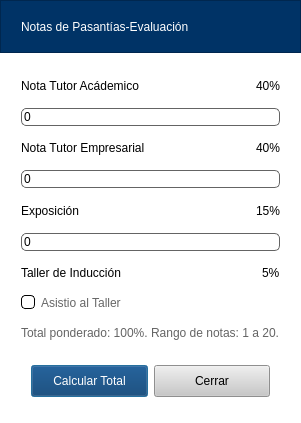
<?xml version="1.0" encoding="UTF-8"?>
<ui version="4.0">
 <class>Dialog</class>
 <widget class="QDialog" name="Dialog">
  <property name="geometry">
   <rect>
    <x>0</x>
    <y>0</y>
    <width>294</width>
    <height>423</height>
   </rect>
  </property>
  <property name="windowTitle">
   <string>Dialog</string>
  </property>
  <property name="styleSheet">
   <string notr="true">QWidget{
	color: rgb(0, 0, 0);

	font: 9pt &quot;Segoe UI&quot;;
}
QSpinBox{
border:1px solid rgb(100, 100, 100);
border-radius:5px;
padding:5x;
}

#Dialog{
	background-color: rgb(255, 255, 255);
	border-radius:8px;
}</string>
  </property>
  <layout class="QVBoxLayout" name="verticalLayout_3" stretch="1,7">
   <property name="spacing">
    <number>0</number>
   </property>
   <property name="leftMargin">
    <number>0</number>
   </property>
   <property name="topMargin">
    <number>0</number>
   </property>
   <property name="rightMargin">
    <number>0</number>
   </property>
   <property name="bottomMargin">
    <number>0</number>
   </property>
   <item>
    <widget class="QFrame" name="frame">
     <property name="styleSheet">
      <string notr="true">QFrame{
	background-color: rgb(0, 51, 102);
	
	font: 600 12pt &quot;Segoe UI&quot;;
	color: rgb(255, 255, 255);
}</string>
     </property>
     <property name="frameShape">
      <enum>QFrame::Shape::StyledPanel</enum>
     </property>
     <property name="frameShadow">
      <enum>QFrame::Shadow::Raised</enum>
     </property>
     <layout class="QVBoxLayout" name="verticalLayout">
      <property name="leftMargin">
       <number>20</number>
      </property>
      <item>
       <widget class="QLabel" name="label">
        <property name="text">
         <string>Notas de Pasantías-Evaluación</string>
        </property>
       </widget>
      </item>
     </layout>
    </widget>
   </item>
   <item>
    <widget class="QFrame" name="frame_2">
     <property name="styleSheet">
      <string notr="true">background-color: transparent;</string>
     </property>
     <property name="frameShape">
      <enum>QFrame::Shape::StyledPanel</enum>
     </property>
     <property name="frameShadow">
      <enum>QFrame::Shadow::Raised</enum>
     </property>
     <layout class="QVBoxLayout" name="verticalLayout_2">
      <property name="leftMargin">
       <number>20</number>
      </property>
      <property name="topMargin">
       <number>15</number>
      </property>
      <property name="rightMargin">
       <number>20</number>
      </property>
      <property name="bottomMargin">
       <number>15</number>
      </property>
      <item>
       <layout class="QHBoxLayout" name="horizontalLayout">
        <item>
         <widget class="QLabel" name="label_2">
          <property name="text">
           <string>Nota Tutor Acádemico</string>
          </property>
         </widget>
        </item>
        <item>
         <spacer name="horizontalSpacer">
          <property name="orientation">
           <enum>Qt::Orientation::Horizontal</enum>
          </property>
          <property name="sizeHint" stdset="0">
           <size>
            <width>40</width>
            <height>20</height>
           </size>
          </property>
         </spacer>
        </item>
        <item>
         <widget class="QLabel" name="label_4">
          <property name="text">
           <string>40%</string>
          </property>
         </widget>
        </item>
       </layout>
      </item>
      <item>
       <widget class="QSpinBox" name="spinTutorA"/>
      </item>
      <item>
       <layout class="QHBoxLayout" name="horizontalLayout_2">
        <item>
         <widget class="QLabel" name="label_3">
          <property name="text">
           <string>Nota Tutor Empresarial</string>
          </property>
         </widget>
        </item>
        <item>
         <spacer name="horizontalSpacer_2">
          <property name="orientation">
           <enum>Qt::Orientation::Horizontal</enum>
          </property>
          <property name="sizeHint" stdset="0">
           <size>
            <width>40</width>
            <height>20</height>
           </size>
          </property>
         </spacer>
        </item>
        <item>
         <widget class="QLabel" name="label_5">
          <property name="text">
           <string>40%</string>
          </property>
         </widget>
        </item>
       </layout>
      </item>
      <item>
       <widget class="QSpinBox" name="spinTutorE"/>
      </item>
      <item>
       <layout class="QHBoxLayout" name="horizontalLayout_3">
        <item>
         <widget class="QLabel" name="label_6">
          <property name="text">
           <string>Exposición</string>
          </property>
         </widget>
        </item>
        <item>
         <spacer name="horizontalSpacer_3">
          <property name="orientation">
           <enum>Qt::Orientation::Horizontal</enum>
          </property>
          <property name="sizeHint" stdset="0">
           <size>
            <width>40</width>
            <height>20</height>
           </size>
          </property>
         </spacer>
        </item>
        <item>
         <widget class="QLabel" name="label_7">
          <property name="text">
           <string>15%</string>
          </property>
         </widget>
        </item>
       </layout>
      </item>
      <item>
       <widget class="QSpinBox" name="spinExpo"/>
      </item>
      <item>
       <layout class="QHBoxLayout" name="horizontalLayout_4">
        <item>
         <widget class="QLabel" name="label_8">
          <property name="text">
           <string>Taller de Inducción</string>
          </property>
         </widget>
        </item>
        <item>
         <spacer name="horizontalSpacer_4">
          <property name="orientation">
           <enum>Qt::Orientation::Horizontal</enum>
          </property>
          <property name="sizeHint" stdset="0">
           <size>
            <width>40</width>
            <height>20</height>
           </size>
          </property>
         </spacer>
        </item>
        <item>
         <widget class="QLabel" name="label_9">
          <property name="text">
           <string>5%</string>
          </property>
         </widget>
        </item>
       </layout>
      </item>
      <item>
       <widget class="QCheckBox" name="checkBox">
        <property name="styleSheet">
         <string notr="true">QCheckBox{
color: rgb(102, 102, 102);
font: 12pt &quot;Segoe UI&quot;;
background-color:transparent;
}
QCheckBox::indicator {
border:1px solid;
border-radius:4px;
}

QCheckBox::indicator:checked {
    
	background-color: rgb(0, 51, 102);
}</string>
        </property>
        <property name="text">
         <string>Asistio al Taller</string>
        </property>
       </widget>
      </item>
      <item>
       <widget class="QLabel" name="label_10">
        <property name="styleSheet">
         <string notr="true">color: rgb(100, 100, 100);</string>
        </property>
        <property name="text">
         <string>Total ponderado: 100%. Rango de notas: 1 a 20.</string>
        </property>
       </widget>
      </item>
      <item>
       <widget class="QFrame" name="frame_3">
        <property name="styleSheet">
         <string notr="true">background-color: transparent;</string>
        </property>
        <property name="frameShape">
         <enum>QFrame::Shape::StyledPanel</enum>
        </property>
        <property name="frameShadow">
         <enum>QFrame::Shadow::Raised</enum>
        </property>
        <layout class="QHBoxLayout" name="horizontalLayout_5">
         <item>
          <widget class="QPushButton" name="btnCalcular">
           <property name="styleSheet">
            <string notr="true">background-color: rgb(0, 51, 102);
color: rgb(255, 255, 255);
font: 600 10pt &quot;Segoe UI&quot;;
padding:8px;</string>
           </property>
           <property name="text">
            <string>Calcular Total</string>
           </property>
          </widget>
         </item>
         <item>
          <widget class="QPushButton" name="pushButton_2">
           <property name="styleSheet">
            <string notr="true">background-color: rgb(200, 200, 200);
color: rgb(0, 0, 0);
font: 600 10pt &quot;Segoe UI&quot;;
padding:8px;</string>
           </property>
           <property name="text">
            <string>Cerrar</string>
           </property>
          </widget>
         </item>
        </layout>
       </widget>
      </item>
     </layout>
    </widget>
   </item>
  </layout>
 </widget>
 <resources/>
 <connections/>
</ui>
